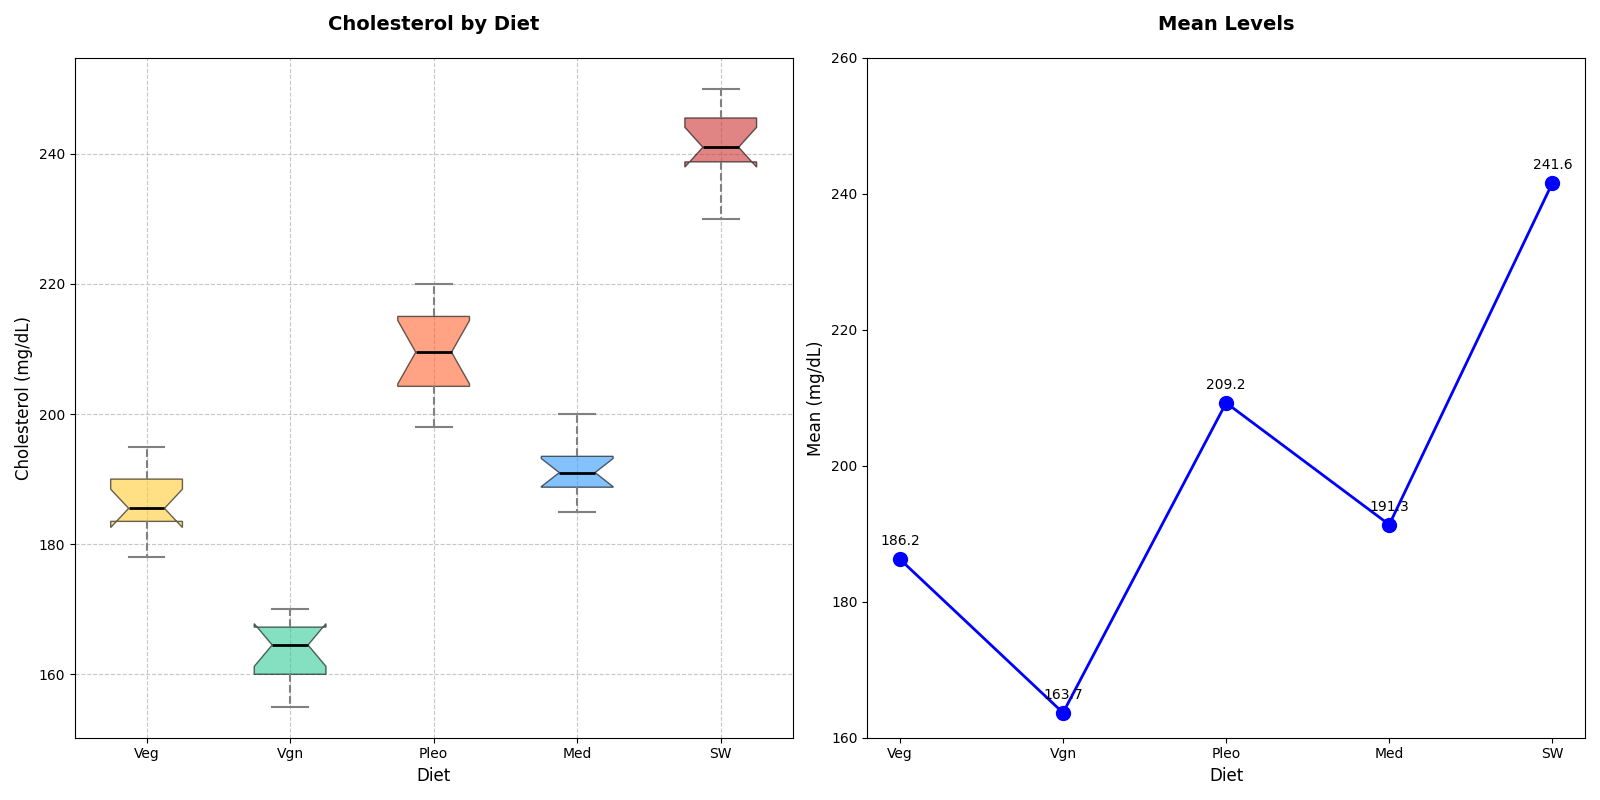

Generate this figure with Python:
import matplotlib.pyplot as plt
import numpy as np

diets = ['Veg', 'Vgn', 'Pleo', 'Med', 'SW']
cholesterol_levels = {
    'Veg': [192, 182, 180, 184, 195, 190, 178, 188, 185, 190, 186, 185],
    'Vgn': [167, 165, 168, 160, 170, 155, 164, 162, 160, 158, 165, 170],
    'Pleo': [217, 215, 209, 202, 210, 198, 220, 213, 205, 200, 215, 207],
    'Med': [188, 190, 195, 192, 195, 193, 190, 187, 189, 185, 192, 200],
    'SW': [245, 240, 239, 250, 242, 230, 245, 238, 247, 240, 235, 248]
}

data = [np.array(cholesterol_levels[diet]) for diet in diets]

fig, axes = plt.subplots(1, 2, figsize=(16, 8))

# Vertical box plot
bplot1 = axes[0].boxplot(data, vert=True, patch_artist=True, labels=diets, notch=True, whis=1.5)

colors = ['#FFCC33', '#33CC99', '#FF6633', '#3399FF', '#CC3333']
for patch, color in zip(bplot1['boxes'], colors):
    patch.set_facecolor(color)
    patch.set_alpha(0.6)

for whisker in bplot1['whiskers']:
    whisker.set(color='gray', linewidth=1.5, linestyle='--')

for cap in bplot1['caps']:
    cap.set(color='gray', linewidth=1.5)

for median in bplot1['medians']:
    median.set(color='black', linewidth=2)

for flier in bplot1['fliers']:
    flier.set(marker='o', color='#FF33CC', alpha=0.5)

axes[0].set_title('Cholesterol by Diet', fontsize=14, fontweight='bold', pad=20)
axes[0].set_xlabel('Diet', fontsize=12)
axes[0].set_ylabel('Cholesterol (mg/dL)', fontsize=12)
axes[0].grid(True, linestyle='--', which='both', alpha=0.7)

mean_cholesterol = [np.mean(levels) for levels in data]

# Line plot for mean levels
axes[1].plot(diets, mean_cholesterol, marker='o', color='b', linestyle='-', linewidth=2, markersize=10)
axes[1].set_title('Mean Levels', fontsize=14, fontweight='bold', pad=20)
axes[1].set_xlabel('Diet', fontsize=12)
axes[1].set_ylabel('Mean (mg/dL)', fontsize=12)
axes[1].set_ylim(160, 260)

for i, mean_val in enumerate(mean_cholesterol):
    axes[1].annotate(f'{mean_val:.1f}', (diets[i], mean_val),
                     textcoords="offset points", xytext=(0, 10), ha='center', fontsize=10)

plt.tight_layout()
plt.show()
